Frame 1 (no input): blank canvas, image omitted
Frame 60 (no input): blank canvas, image omitted
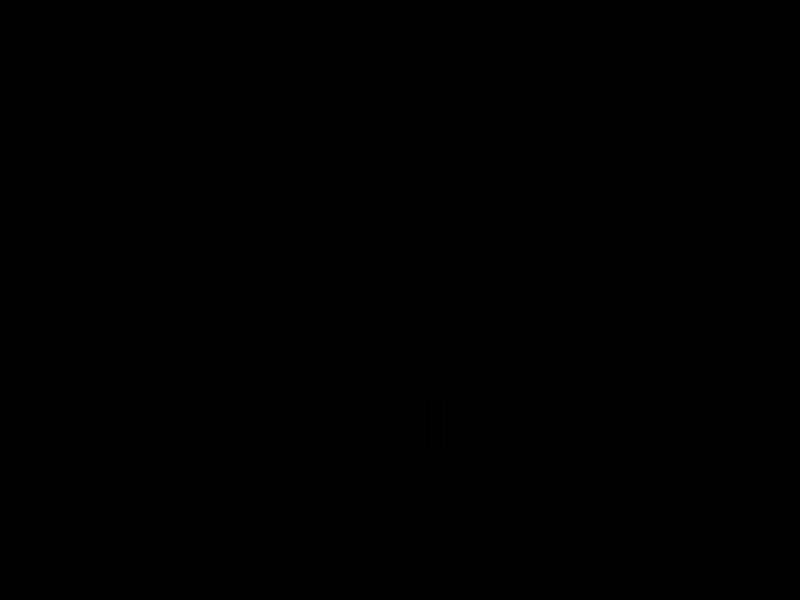
Frame 120 (the mouse pressed at the canvas centre since frame 60)

The p5.js sketch whose frames 1 and 60 were blank and that drew this single picture after the mouse press (run headless with seeded random() and noise() and a simulated clock; from frame 60 on, the mouse is pressed at the canvas centre):

// p5.js sketch
// ── sketch.js
let maxX = 800, maxY = 600;

let currentStartingNumber = 7;
let currentNumber;
let previousNumber

function setup(){
	createCanvas(maxX, maxY);
	background(0);
}

function draw(){
	if(currentStartingNumber > maxY){
		console.log(currentStartingNumber);
		noLoop();
	}
	previousNumber = currentStartingNumber;
	currentNumber = currentStartingNumber;
	for(let countSteps = 1; countSteps < maxX; countSteps++){
		console.log(currentNumber);
		if(currentNumber == 1){
			break;
		}
		if(!(currentNumber % 2)){
			currentNumber /= 2;
		}
		else{
			currentNumber = currentNumber * 3 + 1;
		}
		stroke(255, 0, 0, 1);
		strokeWeight(2);
		line(countSteps*6 - 1, height - previousNumber/30, countSteps*6, height - currentNumber/30);
		previousNumber = currentNumber;
	}

	currentStartingNumber++;
}
